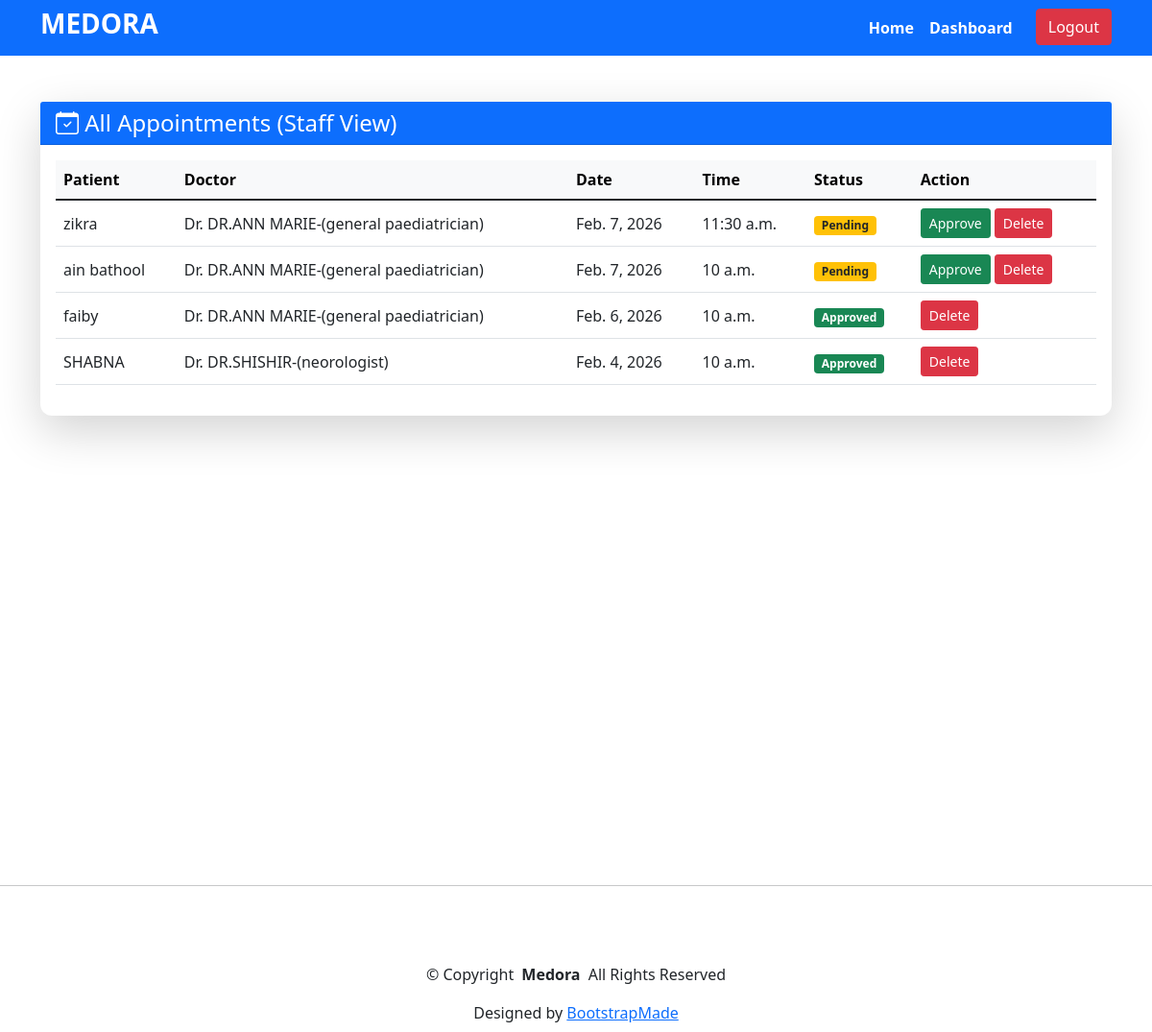
/medora/staff_dash (signed in), run on an earlier commit of the app's database.
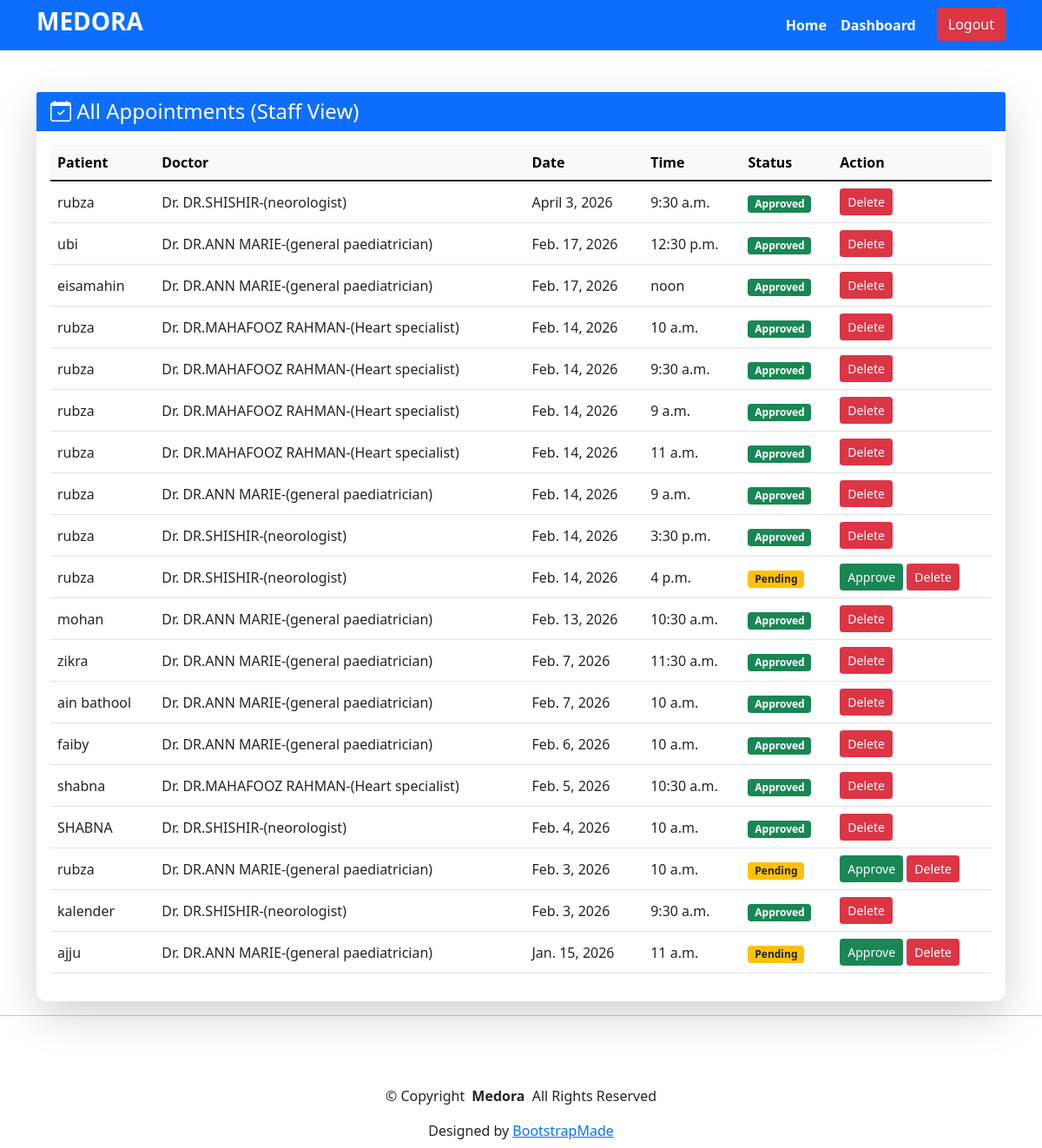
And on a later commit of the database.
### home/models.py (models this page shows, shortened)
class Booking(models.Model):
    user=models.ForeignKey(User,on_delete=models.CASCADE)
    patient_name=models.CharField(max_length=250,null=True,blank=True)
    dep_name=models.ForeignKey(Departments,on_delete=models.CASCADE)
    doc_name=models.ForeignKey(Doctors,on_delete=models.CASCADE)
    booking_date=models.DateField()
    booked_on=models.DateField(auto_now=True)
    booking_time=models.TimeField(auto_now_add=True)
    appointment_time=models.TimeField(null=True,blank=True)
    status=models.BooleanField(default=False)

class Doctors(models.Model):
    doc_name=models.CharField(max_length=250)
    doc_spec=models.CharField(max_length=250)
    doc_dept=models.ForeignKey(Departments,on_delete=models.CASCADE)
    doc_image=models.ImageField(upload_to='doctors/')
    start_time=models.TimeField(null=True,blank=True)
    end_time=models.TimeField(default="21:00")
    def __str__(self):
        return 'DR.' + self.doc_name + '-('+self.doc_spec+')'

### home/views.py (the view)
# urls.py: path('staff_dash',staff_dashboard, name='staff_dash'),
@login_required
def staff_dashboard(request):
    if not request.user.is_staff:
        return messages.error(request,"you are not authorized to view this page.")
    appointments=Booking.objects.all().order_by('-booking_date','-booking_time')
    return render(request,'staff_dash.html',{'appointments':appointments})

### templates/staff_dash.html (shortened to what this page needs)
{% extends "base.html" %}
{% load static %}
{% block content %}
<div class="container mt-5">
    <div class="card shadow-lg border-0">
        <div class="card-header bg-primary text-white">
            <h4 class="mb-0">
                <i class="bi bi-calendar-check"></i>
                All Appointments (Staff View)
            </h4>
        </div>
        <div class="card-body">
            {% if appointments %}
            <div class="table-responsive">
                <table class="table table-hover align-middle">
                    <thead class="table-light">
                        <tr>
                            <th>Patient</th>
                            <th>Doctor</th>
                            <th>Date</th>
                            <th>Time</th>
                            <th>Status</th>
                            <th>Action</th>
                        </tr>
                    </thead>
                    <tbody>
                        {% for app in appointments %}
                        <tr>
                            <td>{{ app.patient_name }}</td>
                            <td>Dr. {{ app.doc_name }}</td>
                            <td>{{ app.booking_date }}</td>
                            <td>{{ app.appointment_time }}</td>
                            <td>
                        {% if app.status %}
                        <span class="badge bg-success">Approved</span>
                        {% else %}
                         <span class="badge bg-warning text-dark">Pending</span>
                        {% endif %}
                        </td>
                        <td>
                        {% if not app.status %}
                            <form method="POST" action="{% url 'status_approve' app.id %}" style="display:inline;">
                                <button type="submit" class="btn btn-sm btn-success">
                                    Approve
                                </button>
                            </form>
                        {% endif %}
                        <form method="POST" action="{% url 'delete_booking' app.id %}" style="display:inline;">
                            <button class="btn btn-sm btn-danger">
                                Delete
                            </button>
                        </form>
                        </td>
                        </tr>
                        {% endfor %}
                    </tbody>
                </table>
            </div>
            {% else %}
                <p class="text-center text-muted">No appointments available</p>
            {% endif %}
        </div>
    </div>
</div>
{% endblock %}

### templates/base.html (shortened to what this page needs)
{% load static %}
<!DOCTYPE html>
<html>
  <head>
    <link rel="stylesheet"
      href=" https://cdn.jsdelivr.net/npm/bootstrap@5.1.3/dist/css/bootstrap.min.css ">
    <link rel="stylesheet"
      href="https://use.fontawesome.com/releases/v5.2.0/css/all.css">
      <link href="https://cdn.jsdelivr.net/npm/bootstrap-icons/font/bootstrap-icons.css" rel="stylesheet">
    <link rel="stylesheet" href="{% static 'css/dash.css' %}">
  </head>
   <body>
  <nav class="navbar bg-primary navbar-expand-md">
  <div class="container">
    <h3 class="fw-bold text-white">MEDORA</h3>
    <ul class="navbar-nav ms-auto fw-bold">
      <li class="nav-item">
        <a class="nav-link text-white" href="{% url 'home' %}">Home</a>
      </li>
      {% if not user.is_authenticated %}
        <li class="nav-item">
          <a class="nav-link text-white" href="{% url 'about' %}">Login</a>
        </li>
        <li class="nav-item">
          <a class="nav-link text-white" href="{% url 'login' %}">Admin</a>
        </li>
      {% else %}
        {% if user.is_staff  %}
          <li class="nav-item">
            <a class="nav-link text-white" href="{% url 'staff_dash' %}">Dashboard</a>
          </li>
        {% endif %}
        <li class="nav-item ms-3">
          <a class="btn btn-danger" href="{% url 'logout' %}">
            Logout
          </a>
        </li>
      {% endif %}
    </ul>
  </div>
</nav>
  <main class="page-content" style="min-height: 100vh;">
    {% block content %}
    {% endblock%}
  </main>
  <hr>
  <section class="container mt-5 py-2">
    <footer id="footer" class="footer light-background">
      <div class="container copyright text-center mt-4">
        <p>© <span>Copyright</span> <strong class="px-1 sitename">Medora</strong> <span>All Rights Reserved</span></p>
        <div class="credits">
          Designed by <a href="https://bootstrapmade.com/">BootstrapMade</a>
        </div>
      </div>
    </footer>
  </section>
</body>
</html>

### static/css/dash.css (style rules this page uses)
.card { border-radius: 12px; }
.table th { font-weight: 600; }

What changed in the data, as far as the page shows it:
added Booking: patient_name "rubza", doc_name "DR.SHISHIR-(neorologist)", booking_date "April 3, 2026", appointment_time "9:30 a.m.", status "Approved"
added Booking: patient_name "ubi", doc_name "DR.ANN MARIE-(general paediatrician)", booking_date "Feb. 17, 2026", appointment_time "12:30 p.m.", status "Approved"
added Booking: patient_name "eisamahin", doc_name "DR.ANN MARIE-(general paediatrician)", booking_date "Feb. 17, 2026", appointment_time "noon", status "Approved"
added Booking: patient_name "rubza", doc_name "DR.MAHAFOOZ RAHMAN-(Heart specialist)", booking_date "Feb. 14, 2026", appointment_time "10 a.m.", status "Approved"
added Booking: patient_name "rubza", doc_name "DR.MAHAFOOZ RAHMAN-(Heart specialist)", booking_date "Feb. 14, 2026", appointment_time "9:30 a.m.", status "Approved"
added Booking: patient_name "rubza", doc_name "DR.MAHAFOOZ RAHMAN-(Heart specialist)", booking_date "Feb. 14, 2026", appointment_time "9 a.m.", status "Approved"
added Booking: patient_name "rubza", doc_name "DR.MAHAFOOZ RAHMAN-(Heart specialist)", booking_date "Feb. 14, 2026", appointment_time "11 a.m.", status "Approved"
added Booking: patient_name "rubza", doc_name "DR.ANN MARIE-(general paediatrician)", booking_date "Feb. 14, 2026", appointment_time "9 a.m.", status "Approved"
added Booking: patient_name "rubza", doc_name "DR.SHISHIR-(neorologist)", booking_date "Feb. 14, 2026", appointment_time "3:30 p.m.", status "Approved"
added Booking: patient_name "rubza", doc_name "DR.SHISHIR-(neorologist)", booking_date "Feb. 14, 2026", appointment_time "4 p.m.", status "Pending"
added Booking: patient_name "mohan", doc_name "DR.ANN MARIE-(general paediatrician)", booking_date "Feb. 13, 2026", appointment_time "10:30 a.m.", status "Approved"
changed Booking "zikra": status "Pending Approve" → "Approved"
changed Booking "ain bathool": status "Pending Approve" → "Approved"
added Booking: patient_name "shabna", doc_name "DR.MAHAFOOZ RAHMAN-(Heart specialist)", booking_date "Feb. 5, 2026", appointment_time "10:30 a.m.", status "Approved"
added Booking: patient_name "rubza", doc_name "DR.ANN MARIE-(general paediatrician)", booking_date "Feb. 3, 2026", appointment_time "10 a.m.", status "Pending"
added Booking: patient_name "kalender", doc_name "DR.SHISHIR-(neorologist)", booking_date "Feb. 3, 2026", appointment_time "9:30 a.m.", status "Approved"
added Booking: patient_name "ajju", doc_name "DR.ANN MARIE-(general paediatrician)", booking_date "Jan. 15, 2026", appointment_time "11 a.m.", status "Pending"
